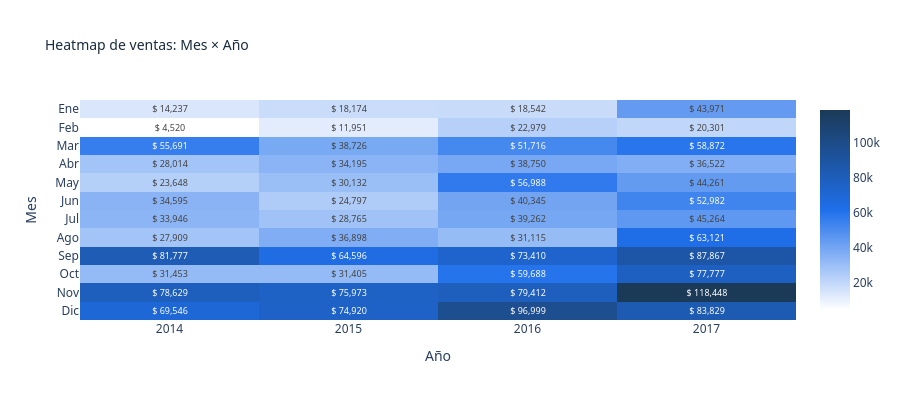

Write notebook code for a chart like this one.
### Code cell
h6 = df.groupby(['Order_Year','Order_Month']).agg(
    total_sales=('Sales','sum')
).reset_index()
h6_pivot = h6.pivot(index='Order_Month', columns='Order_Year', values='total_sales').fillna(0)

meses = {1:'Ene',2:'Feb',3:'Mar',4:'Abr',5:'May',6:'Jun',
         7:'Jul',8:'Ago',9:'Sep',10:'Oct',11:'Nov',12:'Dic'}
h6_pivot.index = [meses[m] for m in h6_pivot.index]

fig_h6 = go.Figure(go.Heatmap(
    z=h6_pivot.values,
    x=[str(c) for c in h6_pivot.columns],
    y=h6_pivot.index,
    colorscale=[[0,'#FFFFFF'],[0.5,COLORS['sales']],[1,COLORS['profit']]],
    text=[[f"$ {v:,.0f}" for v in row] for row in h6_pivot.values],
    texttemplate="%{text}",
    textfont=dict(size=9),
    showscale=True
))
fig_h6.update_layout(
    title=dict(text="Heatmap de ventas: Mes × Año",
               font=dict(color=COLORS['text_title'], size=14)),
    plot_bgcolor=COLORS['bg_canvas'],
    paper_bgcolor=COLORS['bg_card'],
    font=dict(family='Segoe UI'),
    height=400,
    xaxis=dict(title='Año'),
    yaxis=dict(title='Mes', autorange='reversed')
)
fig_h6.show()

### Figure 1 — Plotly figure (JSON) as saved in the notebook; plotly's stock layout.template omitted (floating-point values rounded to 4 significant figures)
{"data": [{"colorscale": [[0, "#FFFFFF"], [0.5, "#1F6FEB"], [1, "#1B3A57"]], "showscale": true, "text": [["$ 14,237", "$ 18,174", "$ 18,542", "$ 43,971"], ["$ 4,520", "$ 11,951", "$ 22,979", "$ 20,301"], ["$ 55,691", "$ 38,726", "$ 51,716", "$ 58,872"], ["$ 28,014", "$ 34,195", "$ 38,750", "$ 36,522"], ["$ 23,648", "$ 30,132", "$ 56,988", "$ 44,261"], ["$ 34,595", "$ 24,797", "$ 40,345", "$ 52,982"], ["$ 33,946", "$ 28,765", "$ 39,262", "$ 45,264"], ["$ 27,909", "$ 36,898", "$ 31,115", "$ 63,121"], ["$ 81,777", "$ 64,596", "$ 73,410", "$ 87,867"], ["$ 31,453", "$ 31,405", "$ 59,688", "$ 77,777"], ["$ 78,629", "$ 75,973", "$ 79,412", "$ 118,448"], ["$ 69,546", "$ 74,920", "$ 96,999", "$ 83,829"]], "textfont": {"size": 9}, "texttemplate": "%{text}", "type": "heatmap", "x": ["2014", "2015", "2016", "2017"], "y": ["Ene", "Feb", "Mar", "Abr", "May", "Jun", "Jul", "Ago", "Sep", "Oct", "Nov", "Dic"], "z": [[14240.0, 18170.0, 18540.0, 43970.0], [4520.0, 11950.0, 22980.0, 20300.0], [55690.0, 38730.0, 51720.0, 58870.0], [28010.0, 34200.0, 38750.0, 36520.0], [23650.0, 30130.0, 56990.0, 44260.0], [34600.0, 24800.0, 40340.0, 52980.0], [33950.0, 28770.0, 39260.0, 45260.0], [27910.0, 36900.0, 31120.0, 63120.0], [81780.0, 64600.0, 73410.0, 87870.0], [31450.0, 31400.0, 59690.0, 77780.0], [78630.0, 75970.0, 79410.0, 118400.0], [69550.0, 74920.0, 97000.0, 83830.0]]}], "layout": {"font": {"family": "Segoe UI"}, "height": 400, "paper_bgcolor": "#FFFFFF", "plot_bgcolor": "#2D3E50", "title": {"font": {"color": "#1A2B3C", "size": 14}, "text": "Heatmap de ventas: Mes × Año"}, "xaxis": {"title": {"text": "Año"}}, "yaxis": {"autorange": "reversed", "title": {"text": "Mes"}}}}
